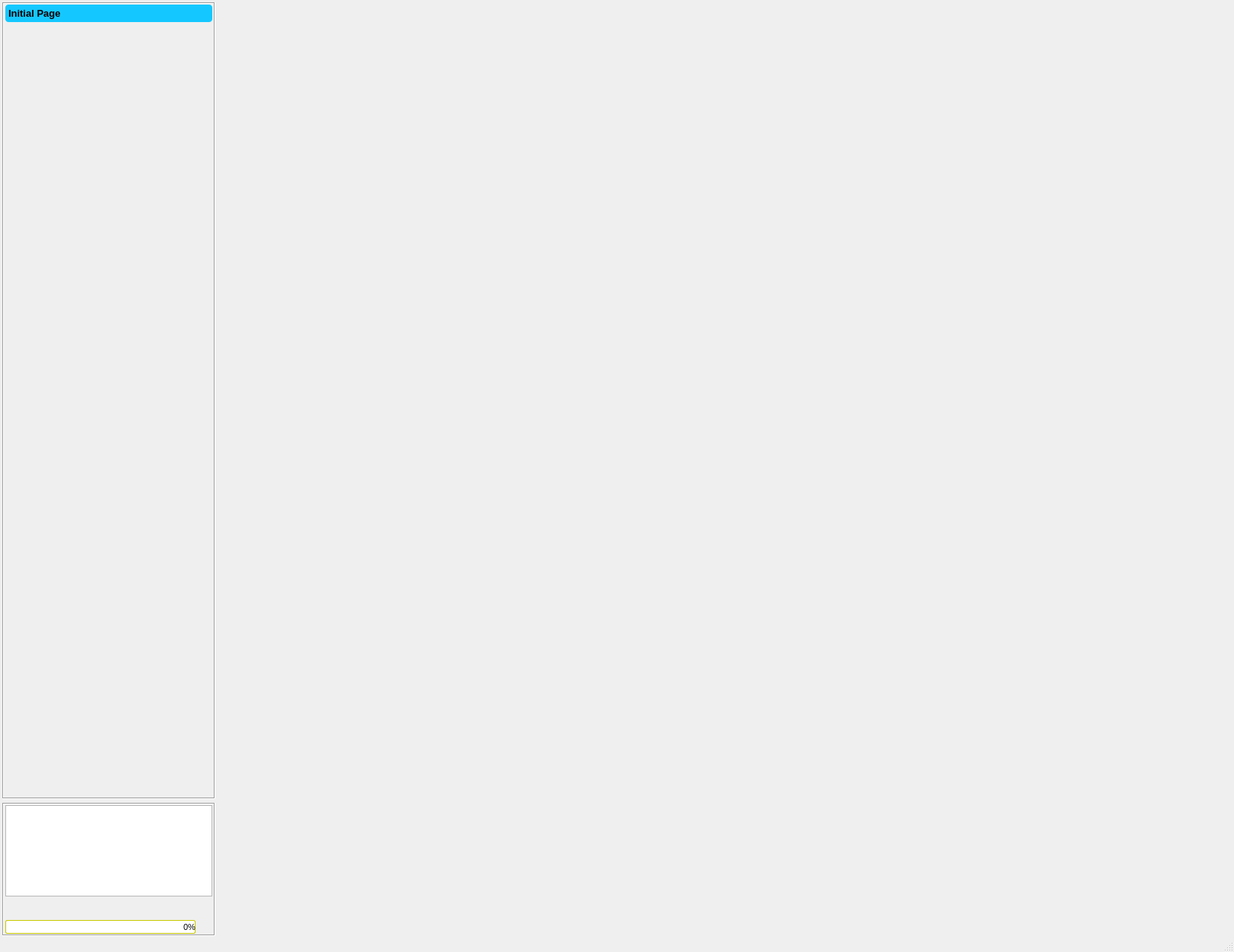
<?xml version="1.0" encoding="UTF-8"?>
<ui version="4.0">
 <class>MainWindow</class>
 <widget class="QMainWindow" name="MainWindow">
  <property name="windowModality">
   <enum>Qt::NonModal</enum>
  </property>
  <property name="enabled">
   <bool>true</bool>
  </property>
  <property name="geometry">
   <rect>
    <x>0</x>
    <y>0</y>
    <width>1622</width>
    <height>1251</height>
   </rect>
  </property>
  <property name="sizePolicy">
   <sizepolicy hsizetype="Expanding" vsizetype="Expanding">
    <horstretch>0</horstretch>
    <verstretch>0</verstretch>
   </sizepolicy>
  </property>
  <property name="font">
   <font>
    <pointsize>9</pointsize>
   </font>
  </property>
  <property name="windowTitle">
   <string>CTK_Demo_App</string>
  </property>
  <property name="layoutDirection">
   <enum>Qt::LeftToRight</enum>
  </property>
  <property name="autoFillBackground">
   <bool>false</bool>
  </property>
  <property name="iconSize">
   <size>
    <width>20</width>
    <height>20</height>
   </size>
  </property>
  <property name="toolButtonStyle">
   <enum>Qt::ToolButtonTextBesideIcon</enum>
  </property>
  <property name="animated">
   <bool>true</bool>
  </property>
  <property name="documentMode">
   <bool>false</bool>
  </property>
  <property name="tabShape">
   <enum>QTabWidget::Rounded</enum>
  </property>
  <property name="dockNestingEnabled">
   <bool>true</bool>
  </property>
  <property name="dockOptions">
   <set>QMainWindow::AllowNestedDocks|QMainWindow::AllowTabbedDocks|QMainWindow::AnimatedDocks|QMainWindow::ForceTabbedDocks|QMainWindow::VerticalTabs</set>
  </property>
  <property name="unifiedTitleAndToolBarOnMac">
   <bool>false</bool>
  </property>
  <widget class="QWidget" name="centralWidget">
   <property name="enabled">
    <bool>true</bool>
   </property>
   <property name="sizePolicy">
    <sizepolicy hsizetype="MinimumExpanding" vsizetype="MinimumExpanding">
     <horstretch>0</horstretch>
     <verstretch>0</verstretch>
    </sizepolicy>
   </property>
   <property name="mouseTracking">
    <bool>true</bool>
   </property>
   <layout class="QHBoxLayout" name="horizontalLayout_2">
    <property name="spacing">
     <number>2</number>
    </property>
    <property name="margin">
     <number>2</number>
    </property>
    <item>
     <widget class="QWidget" name="viewWidget" native="true">
      <property name="enabled">
       <bool>true</bool>
      </property>
      <property name="sizePolicy">
       <sizepolicy hsizetype="Expanding" vsizetype="Expanding">
        <horstretch>0</horstretch>
        <verstretch>0</verstretch>
       </sizepolicy>
      </property>
      <property name="acceptDrops">
       <bool>false</bool>
      </property>
      <property name="styleSheet">
       <string notr="true"/>
      </property>
      <layout class="QHBoxLayout" name="horizontalLayout" stretch="0,0">
       <property name="spacing">
        <number>2</number>
       </property>
       <property name="margin">
        <number>1</number>
       </property>
       <item>
        <widget class="QFrame" name="horizontalFrame">
         <property name="sizePolicy">
          <sizepolicy hsizetype="Preferred" vsizetype="Expanding">
           <horstretch>0</horstretch>
           <verstretch>0</verstretch>
          </sizepolicy>
         </property>
         <property name="maximumSize">
          <size>
           <width>280</width>
           <height>16777215</height>
          </size>
         </property>
         <layout class="QVBoxLayout" name="verticalLayout_18">
          <property name="spacing">
           <number>5</number>
          </property>
          <property name="margin">
           <number>0</number>
          </property>
          <item>
           <widget class="QFrame" name="documentTreeMainFrame">
            <property name="sizePolicy">
             <sizepolicy hsizetype="Expanding" vsizetype="Expanding">
              <horstretch>0</horstretch>
              <verstretch>0</verstretch>
             </sizepolicy>
            </property>
            <property name="maximumSize">
             <size>
              <width>280</width>
              <height>16777215</height>
             </size>
            </property>
            <property name="sizeIncrement">
             <size>
              <width>0</width>
              <height>0</height>
             </size>
            </property>
            <property name="frameShape">
             <enum>QFrame::Box</enum>
            </property>
            <property name="frameShadow">
             <enum>QFrame::Sunken</enum>
            </property>
            <layout class="QVBoxLayout" name="verticalLayout_2">
             <property name="spacing">
              <number>5</number>
             </property>
             <property name="leftMargin">
              <number>2</number>
             </property>
             <property name="topMargin">
              <number>1</number>
             </property>
             <property name="rightMargin">
              <number>2</number>
             </property>
             <property name="bottomMargin">
              <number>1</number>
             </property>
             <item>
              <widget class="QToolBox" name="documentTreeToolBox">
               <property name="sizePolicy">
                <sizepolicy hsizetype="Expanding" vsizetype="Expanding">
                 <horstretch>0</horstretch>
                 <verstretch>0</verstretch>
                </sizepolicy>
               </property>
               <property name="font">
                <font>
                 <pointsize>10</pointsize>
                 <weight>50</weight>
                 <bold>false</bold>
                </font>
               </property>
               <property name="styleSheet">
                <string notr="true">QToolBox::tab 
{
	/* background: qlineargradient(x1: 0, y1: 0, x2: 0, y2: 1, 
								   stop: 0 #E1E1E1, stop: 0.4 #DDDDDD, 
								   stop: 0.5 #D8D8D8, stop: 1.0 #D3D3D3); */
background-color: rgb(145, 210, 255);
    border-radius: 4px;
	color: rgb(100, 100, 100);
}

QToolBox::tab:selected 
{
	font: bold;
	color: rgb(0, 0, 0);
    background-color: rgb(20, 200, 255);
}

QToolBox::tab:hover 
{
	background: qlineargradient(x1: 0, y1: 0, x2: 0, y2: 1, stop: 0 #CCCCCC, stop: 1 #333333);
    background-color: rgb(20, 200, 255);
 	color: rgb(0, 0, 0);
}

</string>
               </property>
               <property name="frameShape">
                <enum>QFrame::Box</enum>
               </property>
               <property name="frameShadow">
                <enum>QFrame::Sunken</enum>
               </property>
               <property name="lineWidth">
                <number>0</number>
               </property>
               <property name="currentIndex">
                <number>0</number>
               </property>
               <property name="tabSpacing">
                <number>3</number>
               </property>
               <widget class="QWidget" name="toolBoxInitialPage">
                <property name="geometry">
                 <rect>
                  <x>0</x>
                  <y>0</y>
                  <width>274</width>
                  <height>892</height>
                 </rect>
                </property>
                <attribute name="label">
                 <string>Initial Page</string>
                </attribute>
               </widget>
              </widget>
             </item>
            </layout>
           </widget>
          </item>
          <item>
           <widget class="QFrame" name="documentTreeBottomFrameFrame">
            <property name="maximumSize">
             <size>
              <width>280</width>
              <height>16777215</height>
             </size>
            </property>
            <property name="frameShape">
             <enum>QFrame::Box</enum>
            </property>
            <property name="frameShadow">
             <enum>QFrame::Sunken</enum>
            </property>
            <layout class="QVBoxLayout" name="verticalLayout_16">
             <property name="spacing">
              <number>5</number>
             </property>
             <property name="leftMargin">
              <number>2</number>
             </property>
             <property name="topMargin">
              <number>1</number>
             </property>
             <property name="rightMargin">
              <number>2</number>
             </property>
             <property name="bottomMargin">
              <number>1</number>
             </property>
             <item>
              <widget class="QTextEdit" name="toolFrameTextEdit">
               <property name="enabled">
                <bool>true</bool>
               </property>
               <property name="sizePolicy">
                <sizepolicy hsizetype="Preferred" vsizetype="Fixed">
                 <horstretch>0</horstretch>
                 <verstretch>0</verstretch>
                </sizepolicy>
               </property>
               <property name="maximumSize">
                <size>
                 <width>16777215</width>
                 <height>120</height>
                </size>
               </property>
               <property name="font">
                <font>
                 <pointsize>8</pointsize>
                </font>
               </property>
               <property name="verticalScrollBarPolicy">
                <enum>Qt::ScrollBarAsNeeded</enum>
               </property>
               <property name="horizontalScrollBarPolicy">
                <enum>Qt::ScrollBarAsNeeded</enum>
               </property>
               <property name="documentTitle">
                <string>Test Document</string>
               </property>
               <property name="undoRedoEnabled">
                <bool>false</bool>
               </property>
               <property name="lineWrapMode">
                <enum>QTextEdit::WidgetWidth</enum>
               </property>
               <property name="lineWrapColumnOrWidth">
                <number>300</number>
               </property>
               <property name="readOnly">
                <bool>true</bool>
               </property>
               <property name="overwriteMode">
                <bool>false</bool>
               </property>
               <property name="tabStopWidth">
                <number>100</number>
               </property>
               <property name="cursorWidth">
                <number>1</number>
               </property>
               <property name="textInteractionFlags">
                <set>Qt::TextSelectableByKeyboard|Qt::TextSelectableByMouse</set>
               </property>
              </widget>
             </item>
             <item>
              <widget class="QPushButton" name="pushButtonLogo">
               <property name="sizePolicy">
                <sizepolicy hsizetype="Preferred" vsizetype="Preferred">
                 <horstretch>0</horstretch>
                 <verstretch>0</verstretch>
                </sizepolicy>
               </property>
               <property name="minimumSize">
                <size>
                 <width>0</width>
                 <height>0</height>
                </size>
               </property>
               <property name="maximumSize">
                <size>
                 <width>16777215</width>
                 <height>16777215</height>
                </size>
               </property>
               <property name="font">
                <font>
                 <pointsize>8</pointsize>
                </font>
               </property>
               <property name="cursor">
                <cursorShape>PointingHandCursor</cursorShape>
               </property>
               <property name="toolTip">
                <string>voxelmaster.at</string>
               </property>
               <property name="statusTip">
                <string>voxelmaster.at</string>
               </property>
               <property name="whatsThis">
                <string>voxelmaster.at</string>
               </property>
               <property name="accessibleName">
                <string>voxelmaster.at</string>
               </property>
               <property name="accessibleDescription">
                <string>voxelmaster.at</string>
               </property>
               <property name="styleSheet">
                <string notr="true">/*
image: url(:/images/images/voxelmaster_logo);
background-repeat: no-repeat;
background-position: center;
*/


</string>
               </property>
               <property name="text">
                <string/>
               </property>
               <property name="icon">
                <iconset resource="../resources/CTK_Demo.qrc">
                 <normaloff>:/images/images/voxelmaster_logo.jpeg</normaloff>:/images/images/voxelmaster_logo.jpeg</iconset>
               </property>
               <property name="iconSize">
                <size>
                 <width>150</width>
                 <height>139</height>
                </size>
               </property>
               <property name="autoDefault">
                <bool>true</bool>
               </property>
               <property name="default">
                <bool>true</bool>
               </property>
               <property name="flat">
                <bool>true</bool>
               </property>
              </widget>
             </item>
             <item>
              <widget class="QProgressBar" name="mainViewProgressBar">
               <property name="sizePolicy">
                <sizepolicy hsizetype="Fixed" vsizetype="Fixed">
                 <horstretch>0</horstretch>
                 <verstretch>0</verstretch>
                </sizepolicy>
               </property>
               <property name="maximumSize">
                <size>
                 <width>250</width>
                 <height>18</height>
                </size>
               </property>
               <property name="font">
                <font>
                 <pointsize>8</pointsize>
                </font>
               </property>
               <property name="styleSheet">
                <string notr="true">
QProgressBar 
{
	border: 1px solid rgb(200, 200, 0);
     	border-radius: 2px;
	text-align: right;
}

QProgressBar::chunk 
{
	/* background-color: rgb(255, 170, 0);*/
	
	background-color: rgb(200, 200, 0);
     	width: 10px;
	margin: 0.5px;
}

</string>
               </property>
               <property name="value">
                <number>0</number>
               </property>
              </widget>
             </item>
            </layout>
           </widget>
          </item>
         </layout>
        </widget>
       </item>
       <item>
        <widget class="QStackedWidget" name="mainViewStackedWidget">
         <property name="sizePolicy">
          <sizepolicy hsizetype="Expanding" vsizetype="Expanding">
           <horstretch>0</horstretch>
           <verstretch>0</verstretch>
          </sizepolicy>
         </property>
         <property name="currentIndex">
          <number>0</number>
         </property>
         <widget class="QWidget" name="stackedWidgetInitialPage"/>
        </widget>
       </item>
      </layout>
     </widget>
    </item>
   </layout>
  </widget>
  <widget class="QStatusBar" name="mainWindowStatusBar">
   <property name="sizePolicy">
    <sizepolicy hsizetype="Expanding" vsizetype="Preferred">
     <horstretch>0</horstretch>
     <verstretch>0</verstretch>
    </sizepolicy>
   </property>
   <property name="maximumSize">
    <size>
     <width>16777215</width>
     <height>18</height>
    </size>
   </property>
   <property name="font">
    <font>
     <family>MS Shell Dlg 2</family>
     <pointsize>8</pointsize>
    </font>
   </property>
   <property name="sizeGripEnabled">
    <bool>true</bool>
   </property>
  </widget>
 </widget>
 <resources>
  <include location="../resources/CTK_Demo.qrc"/>
 </resources>
 <connections/>
</ui>
